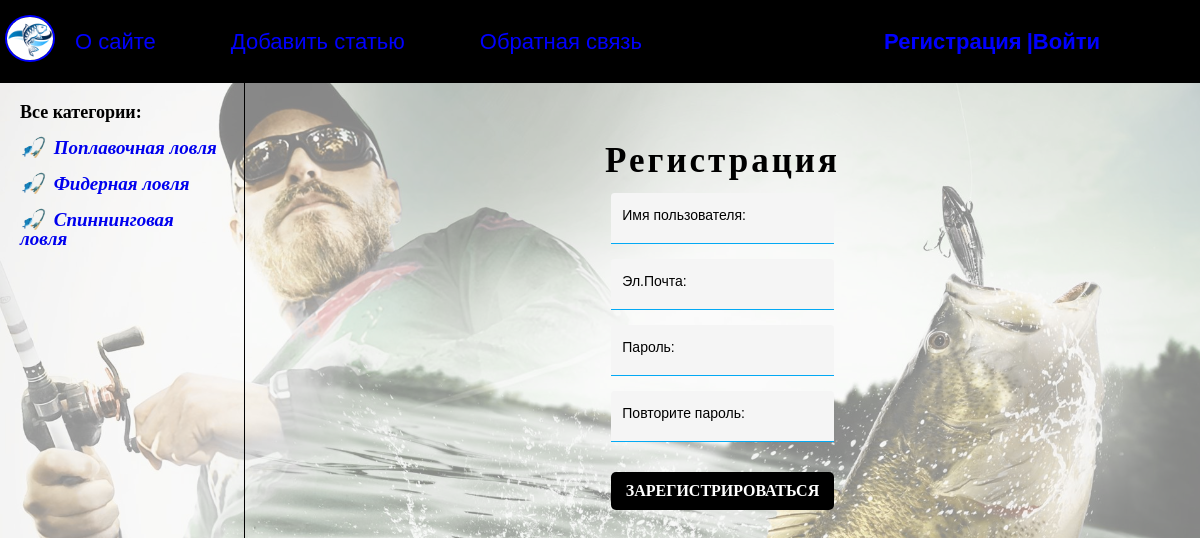
Screenshot of /register/ with the database file from the repository.
### blog/models.py (models this page shows, shortened)
class Category(models.Model):
    name = models.CharField(max_length=100, db_index=True, verbose_name="Категория")
    slug = models.SlugField(max_length=255, unique=True, db_index=True, verbose_name="URL")
    def get_absolute_url(self):
        return reverse('category', kwargs={'cat_slug': self.slug})
    class Meta:
        verbose_name = 'Категория'
        verbose_name_plural = 'Категории'
        ordering = ['id']

### blog/views.py (the view, shortened to what this page needs)
# urls.py: path('register/', RegisterUser.as_view(), name='register'),
class RegisterUser(DataMixin, CreateView):
    form_class = RegisterUserForm
    template_name = 'blog/register.html'
    success_url = reverse_lazy('login')
    def get_context_data(self, *, object_list=None, **kwargs):
        context = super().get_context_data(**kwargs)
        c_def = self.get_user_context(title='Регистрация')
        return dict(list(context.items()) + list(c_def.items()))

### blog/forms.py
class RegisterUserForm(UserCreationForm):
    username = forms.CharField(label='Имя пользователя: ', widget=forms.TextInput(attrs={'class': 'form-input'}))
    email = forms.EmailField(label='Эл.Почта: ', widget=forms.EmailInput(attrs={'class': 'form-input'}))
    password1 = forms.CharField(label='Пароль: ', widget=forms.PasswordInput(attrs={'class': 'form-input'}))
    password2 = forms.CharField(label='Повторите пароль: ', widget=forms.PasswordInput(attrs={'class': 'form-input'}))
    class Meta:
        model = User
        fields = ('username', 'email', 'password1', 'password2')

### blog/templatetags/blog_tags.py (called while the page is built)
@register.inclusion_tag("blog/list_categories.html")
def show_categories():
    categories = Category.objects.all()
    return {"categories": categories}

@register.inclusion_tag("blog/list_menu.html")
def show_menu():
    menu = [{'title': 'О сайте', 'url_name': 'about'},
            {'title': 'Добавить статью', 'url_name': 'add_page'},
            {'title': 'Обратная связь', 'url_name': 'contact'}, ]
    return {'menu': menu}

### blog/utils.py (called while the page is built)
    def get_user_context(self, **kwargs):
        context = kwargs
        categories = Category.objects.all()
        context['categories'] = categories
        return context

### blog/templates/blog/register.html (shortened to what this page needs)
{% extends 'blog/base.html' %}
{% block content %}
<div class="contact">
<h1>{{title}}</h1>
<form method="POST">
    {% for f in form %}
    <p><label class="class-form" for="{{ f.id_for_label }}">{{f.label}}</label>{{f}}</p>
    {% endfor %}
    <button class="btn" type="submit">Зарегистрироваться</button>
</form>
</div>
{% endblock %}

### blog/templates/blog/list_categories.html
{% for category in categories %}
    <li class="category"><a href="{{ category.get_absolute_url }}">{{category.name}}</a></li>
{% endfor %}

### blog/static/blog/css/styles.css (style rules this page uses)
* { padding: 0; margin: 0; border: 0; }
*,*:before,*:after { -moz-box-sizing: border-box; -webkit-box-sizing: border-box; box-sizing: border-box; }
html,body { height: 100%; width: 100%; font-size: 100%; line-height: 1; font-size: 14px; -ms-text-size-adjust: 100%; -moz-text-size-adjust: 100%; -webkit-text-size-adjust: 100%; }
input,button,textarea { font-family:inherit; }
button { cursor: pointer; }
a, a:visited { text-decoration: none; }
ul li { list-style: none; }
h1,h2,h3,h4,h5,h6 { font-size:inherit;font-weight: 400; }
html { height: 100%; min-width: 900px; }
body { background: url("../images/fon2.jpg") 0 0/105% no-repeat fixed rgba(255, 248, 220, 0.53); background-blend-mode: saturation; height: 100%; min-width: 900px; }
.sidebar li { font-size: 19px; padding: 17px 0 0 0; font-style: italic; font-weight: 600; }
.sidebar a:before { content: "🎣"; padding: 0 10px 0 0; }
.form-input { display: block; margin-right: auto; margin-left: auto; }
.contact { display: -webkit-box; display: -ms-flexbox; display: flex; -webkit-box-orient: vertical; -webkit-box-direction: normal; -ms-flex-direction: column; flex-direction: column; -webkit-box-align: center; -ms-flex-align: center; align-items: center; -webkit-box-flex: 1; -ms-flex: 1 1 auto; flex: 1 1 auto; }
.contact h1 { font-size: 35px; font-weight: 700; letter-spacing: 3px; margin: 60px 0 0 0; }
.contact p { display: block; margin: 15px 0 0 0; max-width: 500px; font-family: Verdana, sans-serif; }
.class-form { display: block; margin-bottom: 0.25rem; }
.contact input { display: block; width: 100%; height: calc(2.25rem + 2px); padding: 0.375rem 0.75rem; font-family: inherit; font-size: 1rem; font-weight: 400; line-height: 1.5; color: #212529; background-color: #fff; background-clip: padding-box; border: 1px solid #bdbdbd; border-radius: 0.25rem; -webkit-transition: border-color 0.15s ease-in-out, -webkit-box-shadow 0.15s ease-in-out; transition: border-color 0.15s ease-in-out, -webkit-box-shadow 0.15s ease-in-out; transition: border-color 0.15s ease-in-out, box-shadow 0.15s ease-in-out; transition: border-color 0.15s ease-in-out, box-shadow 0.15s ease-in-out, -webkit-box-shadow 0.15s ease-in-out; -webkit-appearance: none; -moz-appearance: none; appearance: none; }
.contact input::placeholder { color: #212529; opacity: 0.4; }
.contact p { position: relative; }
.contact input { border: none; border-bottom: 1px solid #bdbdbd; border-radius: 0; border-top-left-radius: 0.25rem; border-top-right-radius: 0.25rem; height: calc(3.5rem + 2px); line-height: 1.25; padding: 1rem 0.75rem; background-color: #f5f5f5; }
.class-form { position: absolute; top: 0; left: 0; height: 100%; padding: 1rem 0.75rem; pointer-events: none; border: 1px solid transparent; -webkit-transform-origin: 0 0; transform-origin: 0 0; -webkit-transition: color 0.15s ease-in-out, -webkit-transform 0.15s ease-in-out; transition: color 0.15s ease-in-out, -webkit-transform 0.15s ease-in-out; transition: color 0.15s ease-in-out, transform 0.15s ease-in-out; transition: color 0.15s ease-in-out, transform 0.15s ease-in-out, -webkit-transform 0.15s ease-in-out; }
.contact input::placeholder { color: transparent; }
.contact input:focus, .contact input:not(:placeholder-shown) { padding-top: 1.625rem; padding-bottom: 0.625rem; border-bottom: 1px solid #03a9f4; }
.contact button { margin: 30px 0 0 0px; display: block; margin-right: auto; margin-left: auto; color: white; background-color: black; font-size: 16px; border-radius: 5px; padding: 10px 15px; text-transform: uppercase; font-weight: 700; }

### rows the page displays
Category: name "Поплавочная ловля"
Category: name "Фидерная ловля"
Category: name "Спиннинговая ловля"

### other values shown
{{ element.title }} "О сайте" "Добавить статью" "Обратная связь"
{{ title }} "Регистрация"
